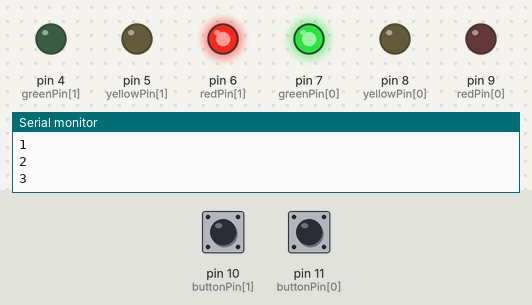
Recording of a sketch running on a simulated Arduino Uno, built with avr-gcc and run on an emulated ATmega328P. Shown: output pins drawn as LEDs (lit = HIGH), the last lines printed to the serial monitor. The test bench sets the inputs (shaded band); at power-on: pin 10 (buttonPin[1]) LOW, pin 11 (buttonPin[0]) LOW.

Above: at 3.8 s.
3.9 s: pin 10 (buttonPin[1]) pulled HIGH for 0.85 s
6.2 s: pin 10 (buttonPin[1]) driven HIGH
9.7 s: pin 10 (buttonPin[1]) driven LOW
At 10.8 s:
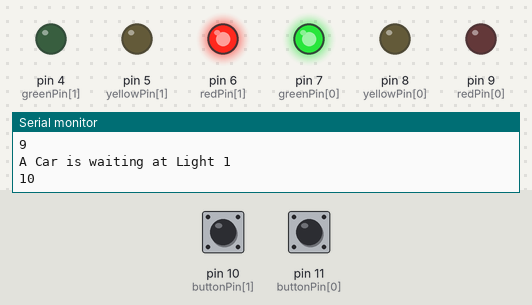
11.2 s: pin 10 (buttonPin[1]) driven HIGH
At 12.4 s:
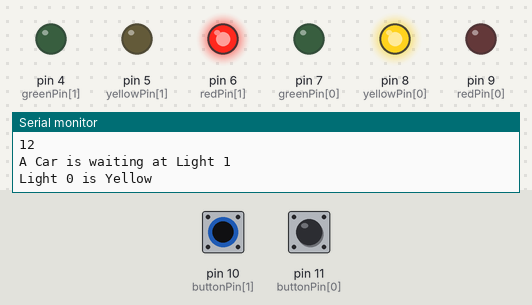
At 22.4 s:
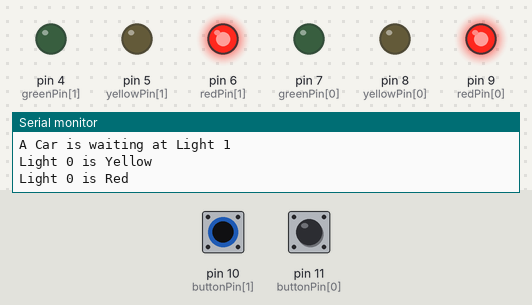
Timing chart, 0 to 28.5 s (numbered marks = the images above; inputs shaded):
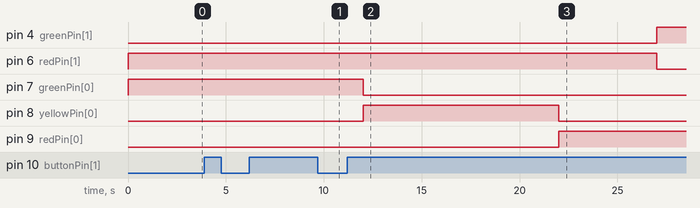

The sketch:

Project_05_traffic_signal_multi_light.ino
```cpp
/*########## SIMULATE REAL-LIFE TRAFFIC SIGNAL WITH TRAFFIC SENSOR ##################
       This code simulates a Traffic Signal with 2 different traffic lights.  It
       also simulates 2 different traffic sensors that detect when cars are waiting
       and changes the light timing based on waiting cars.


   From: Mike Myers (http://mikemyers.me)  @netnutmike
       Let's Make It Episode 6 (http://tech-zen.tv/index.php/shows/let-s-make-it/episodes/59-sensor-fun-with-arduino-1-massive-failure-but-4-successes-let-s-make-it-episode-6)

       http://tech-zen.tv

       For the sample code, show notes, contact information and many more
       videos, visit the show page at http://tech-zen.tv/letsmakeit

       Please subscribe to our YouTube channel or our netcasts at any of
       your favorite netcast / podcast outlets.

       We normally record Let's Make It live on Tuesday evenings around
       7pm eastern. You can watch it live by going to tech-zen.tv and clicking
       the live link at the top of the page.

       We also have a community setup for our viewers and listeners. You can
       join the community by going to community.tech-zen.tv.

       We love input on what you would like to know or if you have an idea for
       a new Let's Make it episode, you can contact us via email or phone at
       the show information page.
################################################################################*/

//Define the pins used for the LED's for Light 1
int redPin[] = {9, 6};
int yellowPin[] = {8, 5};
int greenPin[] = {7, 4};

//Define the Pin used for the button
int buttonPin[] = {11, 10};

//Define the variable that is used to remember the state of the light
int state = 0;

//=================================================================
//
// Function: setup
//
// Input: none
//
// Description:
//      In the setup routine, setup the pins for the input or
//      output depending on how they are going to be used
//=================================================================

void setup()
{
  //setup pins for light 0
  pinMode(redPin[0], OUTPUT);
  pinMode(yellowPin[0], OUTPUT);
  pinMode(greenPin[0], OUTPUT);
  pinMode(buttonPin[0], INPUT);

  //setup pins for light 1
  pinMode(redPin[1], OUTPUT);
  pinMode(yellowPin[1], OUTPUT);
  pinMode(greenPin[1], OUTPUT);
  pinMode(buttonPin[1], INPUT);

  Serial.begin(9600);
}

//=================================================================
//
// Function: loop
//
// Input: none
//
// Description:
//      This function will continuosly loop.  If the button is
//      pressed it will cylcle through the 4 different states
//=================================================================

void loop()
{
  int wcnt;              //user for the wait counter

  switch (state) {
    case 0:                          //Light 1 green, wait for 10 seconds if a car is at light 2 or 20 seconds if no car
      setLights(0, LOW, LOW, HIGH);
      setLights(1, HIGH, LOW, LOW);

      Serial.println("Light 0 is Green");

      //Loop every 1 second, after 10 seconds look at the other light for a car waiting and continue right away if so
      //if not wait for 20 seconds

      wcnt=0;
      do {
        delay(1000);
        ++wcnt;

        Serial.println(wcnt);

        //just for my debugging
        if (digitalRead(buttonPin[1]))
          Serial.println("A Car is waiting at Light 1");

      } while (wcnt < 20 && !(wcnt > 10 && digitalRead(buttonPin[1])));

      break;

    case 1:                          //Light 1 Yellow for 10 Seconds
      setLights(0, LOW, HIGH, LOW);
      Serial.println("Light 0 is Yellow");
      delay(10000);
      break;

    case 2:                          //Light 1 Red, Wait 5 seconds for traffic to clear out of intersection
      setLights(0, HIGH, LOW, LOW);
      Serial.println("Light 0 is Red");
      delay(5000);
      break;

    case 3:                          // Light 2 Green, wait for 15 seconds if car is at light or 25 seconds if no car
      setLights(1, LOW, LOW, HIGH);
      Serial.println("Light 1 is Green");
      //Loop every 1 second, after 10 seconds look at the other light for a car waiting and continue right away if so
      //if not wait for 20 seconds

      wcnt=0;
      do {
        delay(1000);
        ++wcnt;

        Serial.println(wcnt);
        //just for my debugging
        if (digitalRead(buttonPin[0]))
          Serial.println("A Car is waiting at Light 0");

      } while (wcnt < 25 && !(wcnt > 15 && digitalRead(buttonPin[0])));

      break;

    case 4:                          // Light 2 Yellow for 10 seconds
      setLights(1, LOW, HIGH, LOW);
      Serial.println("Light 1 is Yellow");
      delay(10000);
      break;

    case 5:                          // Light 2 Red, wait for 5 seconds for traffic to clear out of intersection
      setLights(1, HIGH, LOW, LOW);
      Serial.println("Light 1 is Red");
      delay(5000);
      break;


  }

  ++state;
  if (state > 5)
    state = 0;


}

//=================================================================
//
// Function: setLights
//
// Input: Status of the Red, Yellow and Green Lights
//
// Description:
//      This function takes as input the state of each of the
//      colored LED's and turns them either on or off depending
//      on the status passed in.
//=================================================================

void setLights(int light, int red, int yellow, int green)
{
  digitalWrite(redPin[light], red);
  digitalWrite(yellowPin[light], yellow);
  digitalWrite(greenPin[light], green);
}
```

Measured:
- after the input at 9.7 s, pin 7 (greenPin[0]): stays HIGH (without the input it goes to LOW after 1.3 s); pin 8 (yellowPin[0]): stays LOW (without the input it goes to HIGH after 1.3 s)
- after the input at 11.2 s, pin 4 (greenPin[1]): LOW → HIGH after 15.8 s; pin 6 (redPin[1]): HIGH → LOW after 15.8 s; pin 7 (greenPin[0]): HIGH → LOW after 0.80 s instead of 8.8 s; pin 8 (yellowPin[0]): LOW → HIGH after 0.80 s instead of 8.8 s; pin 9 (redPin[0]): LOW → HIGH after 10.8 s
